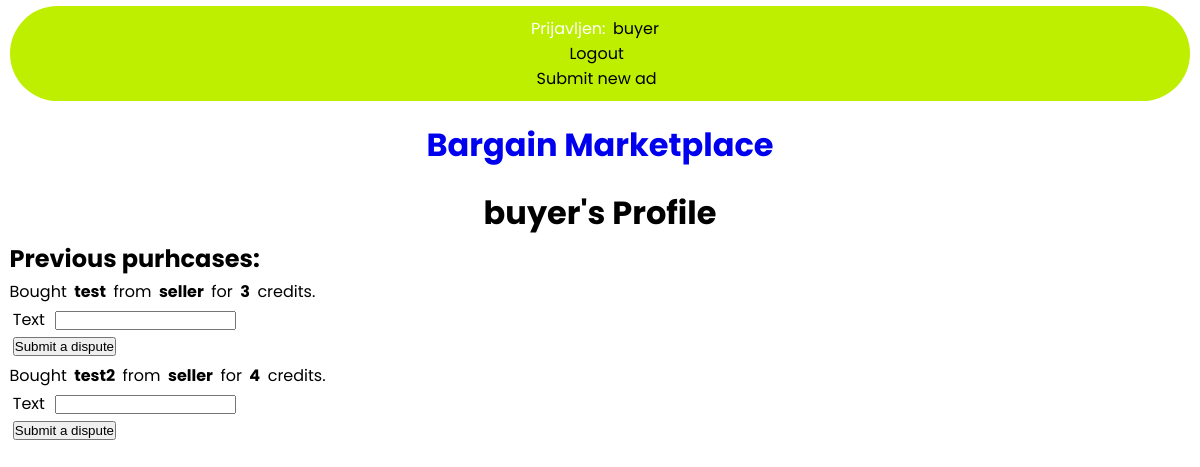
Screenshot of /marketplace/profile/3/ (signed in) with the database file from the repository.
### marketplace/models.py (models this page shows, shortened)
class MarketplaceUser(models.Model):
    user = models.OneToOneField(User, on_delete=models.CASCADE, primary_key = True)
    isSeller = models.BooleanField()
    credits = models.PositiveIntegerField()
    def __str__(self):
        return f"{self.user}"

class Purchase(models.Model):
    buyer = models.ForeignKey(User, on_delete=models.CASCADE)
    seller = models.ForeignKey(MarketplaceUser, on_delete=models.CASCADE)
    ad = models.ForeignKey(Ad, on_delete=models.CASCADE)

class Ad(models.Model):
    title = models.CharField(max_length=128)
    desc = models.CharField(max_length=512)
    price = models.PositiveIntegerField()
    pub_date = models.DateTimeField(auto_now_add=True)
    seller = models.ForeignKey(MarketplaceUser, on_delete=models.CASCADE)
    isActive = models.BooleanField()
    image = models.CharField(max_length=128)
    type = models.CharField(max_length=128)
    def __str__(self):
        return f"{self.title}"

### marketplace/views.py (the view)
# urls.py: path("profile/<int:user_id>/", profile, name="profile"),
def profile(request, user_id):
    if request.user.is_authenticated:
        clicked_user = get_object_or_404(MarketplaceUser, pk=user_id)
        if clicked_user.isSeller:
            reviews = clicked_user.review_set.all()
            if request.user.id == user_id: #seller checking out his own profile
                prev_sold_items = clicked_user.purchase_set.all()
                purchases = request.user.purchase_set.all()
                context = {
                    'seller': clicked_user,
                    'reviews': reviews,
                    'prev_sold_items': prev_sold_items,
                    'purchases': purchases,
                }
                return render(request, 'marketplace/seller_profile.html', context)
            context = {
                'seller': clicked_user,
                'seller_id': user_id,
                'reviews': reviews,
            }
            return render(request, 'marketplace/seller_public_profile.html', context)
        elif request.user.id == user_id: #users own profile with prev purchases
            purchases = request.user.purchase_set.all()
            context = {
                'user': clicked_user,
                'purchases': purchases,
            }
            return render(request, 'marketplace/user_profile.html', context)
        return HttpResponseRedirect(reverse('home'))

### marketplace/templates/marketplace/user_profile.html (shortened to what this page needs)
{% extends 'marketplace/base.html' %}
{% block content %}
    <h1>{{ user }}'s Profile</h1>
    <h2>Previous purhcases:</h2>
    {% for purchase in purchases %}
        <p>Bought <b>{{ purchase.ad }}</b> from <b>{{ purchase.seller }}</b> for <b>{{ purchase.ad.price }}</b> credits.</p>
        <form action="{% url 'marketplace:dispute' purchase.ad.id %}" method="post">
            <label for ="">Text</label>
            <input type="text" name="text" required> <br>
            <input type="submit" value="Submit a dispute">
        </form>
    {% empty %}
        <p>You haven't bought anything yet.</p>
    {% endfor %}
{% endblock content %}

### marketplace/templates/marketplace/base.html (shortened to what this page needs)
<!DOCTYPE html>
{% load static %}
<html lang="en">
    <head>
        <link rel="stylesheet" type="text/css" href="{% static 'marketplace\css\marketplace.css' %}">
    </head>
    <body>
        <nav>
                {% if request.user.is_authenticated %}
                    Prijavljen: <a href="{% url 'marketplace:profile' request.user.id %}">{{request.user.username}}</a></a>
                    <br>
                    <a href="{% url 'logout' %}">Logout</a>
                    <br>
                    <a href="{% url 'marketplace:new' %}">Submit new ad</a>
                {% else %}
                    <a href="{% url 'login' %}">Login</a>
                    <br>
                    <a href="{% url 'marketplace:register' %}">Register</a>
                {% endif %}
        </nav>
        <h1><a href="/">Bargain Marketplace</a></h1>
        {% block content %}
        {% endblock content %}
    </body>
</html>

### marketplace/static/marketplace/css/marketplace.css (style rules this page uses)
* { margin: 0.2rem; padding: 0; }
body { font-family: 'Poppins', sans-serif; }
html { scroll-behavior: smooth; }
nav { background-color: #beef00; border-radius: 100px; color: #fff; padding: 10px 10px; text-align: center; justify-content: center; align-items: center; }
nav a { color: black; text-decoration: none; margin-right: 10px; align-items: center; }
h1 { text-align: center; margin-top: 20px; color: black; }
h1 a { text-decoration: none; }

### rows the page displays
MarketplaceUser: user_id.username "buyer"
Purchase: ad "test", seller "seller", ad.price "3"
Purchase: ad "test2", seller "seller", ad.price "4"

### other values shown
{{ request.user.username }} "buyer"
